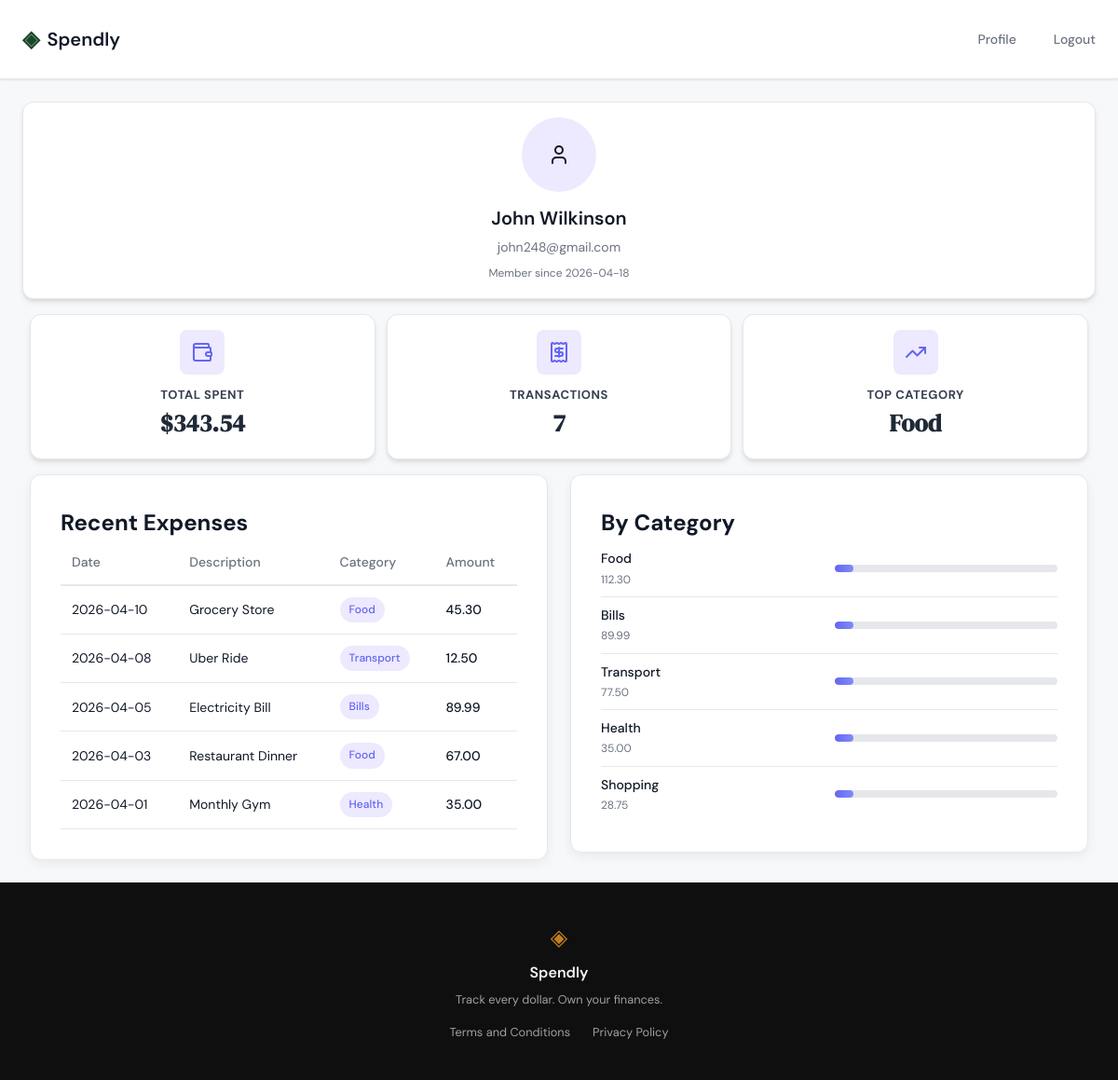
/profile (signed in), run on the app's committed database.
### tables this page shows
CREATE TABLE users (
            id INTEGER PRIMARY KEY AUTOINCREMENT,
            name TEXT NOT NULL,
            email TEXT UNIQUE NOT NULL,
            password_hash TEXT NOT NULL,
            created_at TEXT DEFAULT (datetime('now'))
        );

### app.py (the view)
@app.route("/profile")
def profile():
    if "user_id" not in session:
        flash("Please log in to access this page", "warning")
        return redirect(url_for("login"))
    conn = get_db()
    user = conn.execute(
        "SELECT name, email, created_at FROM users WHERE id = ?",
        (session["user_id"],)
    ).fetchone()
    conn.close()
    expenses = [
        {"date": "2026-04-10", "description": "Grocery Store", "category": "Food", "amount": 45.30},
        {"date": "2026-04-08", "description": "Uber Ride", "category": "Transport", "amount": 12.50},
        {"date": "2026-04-05", "description": "Electricity Bill", "category": "Bills", "amount": 89.99},
        {"date": "2026-04-03", "description": "Restaurant Dinner", "category": "Food", "amount": 67.00},
        {"date": "2026-04-01", "description": "Monthly Gym", "category": "Health", "amount": 35.00},
        {"date": "2026-03-28", "description": "Online Books", "category": "Shopping", "amount": 28.75},
        {"date": "2026-03-25", "description": "Bus Pass", "category": "Transport", "amount": 65.00}
    ]
    total_spent = sum(float(e["amount"]) for e in expenses)
    total_spent_formatted = f"{total_spent:.2f}"
    average = total_spent / len(expenses) if expenses else 0
    average_formatted = f"{average:.2f}"
    from collections import Counter
    category_totals = Counter()
    for e in expenses:
        category_totals[e["category"]] += float(e["amount"])
    if category_totals:
        top_category_entry = category_totals.most_common(1)[0]
        top_category_name = top_category_entry[0]
        top_category_amount = top_category_entry[1]
    else:
        top_category_name = "None"
        top_category_amount = 0
    top_category_formatted = f"{top_category_amount:.2f}"
    recent_expenses = expenses[:5]
    category_breakdown = []
    total_for_percent = total_spent if total_spent > 0 else 1
    for cat, amt in category_totals.most_common():
        category_breakdown.append({
            "name": cat,
            "amount": amt,
            "percentage": round((amt / total_for_percent) * 100, 1)
        })
    return render_template(
        "profile.html",
        user=user,
        expenses=expenses,
        recent_expenses=recent_expenses,
        total_spent=total_spent,
        total_spent_formatted=total_spent_formatted,
        average=round(average, 2),
        average_formatted=average_formatted,
        top_category_name=top_category_name,
        category_breakdown=category_breakdown
    )

### app.py (called while the page is built)
@app.template_filter('currency')
def currency_filter(value):
    try:
        amount = float(value)
        return f"{amount:,.2f}"
    except (ValueError, TypeError):
        return "0.00"

### database/db.py (called while the page is built)
def get_db():
    conn = sqlite3.connect(DB_PATH)
    conn.row_factory = sqlite3.Row
    conn.execute("PRAGMA foreign_keys = ON")
    return conn

### templates/profile.html (shortened to what this page needs)
{% extends "base.html" %}
{% block content %}
<div class="profile-container">
  <aside class="profile-sidebar">
    <div class="profile-avatar">
      <i data-lucide="user"></i>
    </div>
    <h2 class="profile-name">{{ user.name }}</h2>
    <p class="profile-email">{{ user.email }}</p>
    <p class="profile-member-since">Member since {{ user.created_at[:10] }}</p>
  </aside>
  <div class="summary-stats">
    <div class="stat-card">
      <div class="stat-icon">
        <i data-lucide="wallet"></i>
      </div>
      <div class="stat-content">
        <div class="stat-label">Total Spent</div>
        <div class="stat-value">${{ total_spent_formatted }}</div>
      </div>
    </div>
    <div class="stat-card">
      <div class="stat-icon">
        <i data-lucide="receipt"></i>
      </div>
      <div class="stat-content">
        <div class="stat-label">Transactions</div>
        <div class="stat-value">{{ expenses|length }}</div>
      </div>
    </div>
    <div class="stat-card">
      <div class="stat-icon">
        <i data-lucide="trending-up"></i>
      </div>
      <div class="stat-content">
        <div class="stat-label">Top Category</div>
        <div class="stat-value">{{ top_category_name }}</div>
      </div>
    </div>
  </div>
  <main class="profile-main">
    <div class="columns">
      <section class="column" id="recent-expenses">
        <div class="card expense-section">
          <div class="section-header">
            <h2 class="section-title">Recent Expenses</h2>
          </div>
          <div class="table-container">
            <table class="transaction-table">
              <thead>
                <tr>
                  <th>Date</th>
                  <th>Description</th>
                  <th>Category</th>
                  <th>Amount</th>
                </tr>
              </thead>
              <tbody>
                {% for expense in recent_expenses %}
                <tr>
                  <td>{{ expense.date }}</td>
                  <td>{{ expense.description }}</td>
                  <td><span class="badge badge-category">{{ expense.category }}</span></td>
                  <td class="amount-col">{{ expense.amount | currency }}</td>
                </tr>
                {% endfor %}
              </tbody>
            </table>
          </div>
        </div>
      </section>
      <section class="column" id="by-category">
        <div class="card expense-section">
          <div class="section-header">
            <h2 class="section-title">By Category</h2>
          </div>
          <div class="category-breakdown">
            {% for cat in category_breakdown %}
            <div class="category-row">
              <div class="category-info">
                <span class="category-label">{{ cat.name }}</span>
                <span class="category-amount">{{ cat.amount | currency }}</span>
              </div>
              <div class="progress-wrapper">
                <div class="progress-bar" style="--progress: {{ cat.percentage }};">
                  <span class="progress-fill"></span>
                </div>
              </div>
            </div>
            {% endfor %}
          </div>
        </div>
      </section>
    </div>
  </main>
</div>
{% endblock %}

### templates/base.html (shortened to what this page needs)
<!DOCTYPE html>
<html lang="en">
<head>
    <link rel="stylesheet" href="{{ url_for('static', filename='css/style.css') }}">
    <link rel="stylesheet" href="{{ url_for('static', filename='css/profile.css') }}">
</head>
<body>
    <nav class="navbar">
        <div class="nav-inner">
            <a href="{{ url_for('landing') }}" class="nav-brand">
                <span class="brand-icon">◈</span>
                <span class="brand-name">Spendly</span>
            </a>
            <div class="nav-links">
                {% if session.get('user_id') %}
                <a href="{{ url_for('profile') }}">Profile</a>
                <a href="{{ url_for('logout') }}">Logout</a>
                {% else %}
                <a href="{{ url_for('login') }}">Sign in</a>
                <a href="{{ url_for('register') }}" class="nav-cta">Get started</a>
                {% endif %}
            </div>
        </div>
    </nav>
    <main class="main-content">
        {% block content %}{% endblock %}
    </main>
    <footer class="footer">
        <div class="footer-inner">
            <span class="brand-icon">◈</span>
            <span class="footer-name">Spendly</span>
            <p class="footer-copy">Track every dollar. Own your finances.</p>
            <div class="footer-links">
                <a href="/terms">Terms and Conditions</a>
                <a href="/privacy">Privacy Policy</a>
            </div>
        </div>
    </footer>
</body>
</html>

### static/css/style.css (style rules this page uses)
:root { --ink: #0f0f0f; --ink-soft: #2d2d2d; --ink-muted: #6b6b6b; --ink-faint: #a0a0a0; --paper: #f7f6f3; --paper-warm: #f0ede6; --paper-card: #ffffff; --accent: #1a472a; --accent-light: #e8f0eb; --accent-2: #c17f24; --accent-2-light: #fdf3e3; --danger: #c0392b; --danger-light: #fdecea; --border: #e4e1da; --border-soft: #eeebe4; --font-display: 'DM Serif Display', Georgia, serif; --font-body: 'DM Sans', system-ui, sans-serif; --max-width: 1200px; --auth-width: 440px; --radius-sm: 6px; --radius-md: 12px; --radius-lg: 20px; }
*, *::before, *::after { box-sizing: border-box; margin: 0; padding: 0; }
html { font-size: 16px; scroll-behavior: smooth; }
body { background: var(--paper); color: var(--ink); font-family: var(--font-body); font-size: 1rem; line-height: 1.6; -webkit-font-smoothing: antialiased; }
a { color: inherit; text-decoration: none; }
.navbar { position: sticky; top: 0; z-index: 100; background: var(--paper); border-bottom: 1px solid var(--border); padding: 0 2rem; }
.nav-inner { max-width: var(--max-width); margin: 0 auto; height: 60px; display: flex; align-items: center; justify-content: space-between; }
.nav-brand { display: flex; align-items: center; gap: 0.5rem; font-family: var(--font-body); font-weight: 600; font-size: 1.1rem; color: var(--ink); }
.brand-icon { color: var(--accent); font-size: 1.3rem; }
.brand-name { color: var(--ink); }
.nav-links { display: flex; align-items: center; gap: 1.5rem; font-size: 0.9rem; font-weight: 500; }
.nav-links a { color: var(--ink-muted); transition: color 0.2s; }
.main-content { min-height: calc(100vh - 60px - 100px); }
.stat-card { background: var(--paper-card); border: 1px solid var(--border); border-radius: var(--radius-sm); padding: 1rem; display: flex; flex-direction: column; gap: 0.25rem; }
.stat-label { font-size: 0.7rem; font-weight: 500; color: var(--ink-muted); text-transform: uppercase; letter-spacing: 0.04em; }
.stat-value { font-family: var(--font-display); font-size: 1.25rem; color: var(--ink); }
.footer { background: var(--ink); color: var(--paper); padding: 2.5rem 2rem; text-align: center; }
.footer-inner { display: flex; flex-direction: column; align-items: center; gap: 0.4rem; }
.footer .brand-icon { color: var(--accent-2); font-size: 1.5rem; }
.footer-name { font-weight: 600; font-size: 1rem; }
.footer-copy { font-size: 0.8rem; color: var(--ink-faint); }
.footer-links { display: flex; gap: 1.5rem; margin-top: 0.5rem; }
.footer-links a { font-size: 0.8rem; color: var(--ink-faint); transition: color 0.2s; }

### data on the page
users: name "John Wilkinson", email "john248@gmail.com", created_at "2026-04-18"

### other printed values
{{ total_spent_formatted }} "343.54"
{{ expenses|length }} "7"
{{ top_category_name }} "Food"
{{ expense.date }} "2026-04-10" "2026-04-08" "2026-04-05" "2026-04-03" "2026-04-01"
{{ expense.description }} "Grocery Store" "Uber Ride" "Electricity Bill" "Restaurant Dinner" "Monthly Gym"
{{ expense.category }} "Food" "Transport" "Bills" "Food" "Health"
{{ expense.amount | currency }} "45.30" "12.50" "89.99" "67.00" "35.00"
{{ cat.name }} "Food" "Bills" "Transport" "Health" "Shopping"
{{ cat.amount | currency }} "112.30" "89.99" "77.50" "35.00" "28.75"
